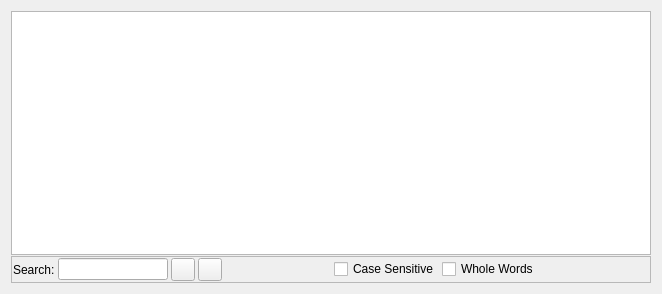
<?xml version="1.0" encoding="UTF-8"?>
<ui version="4.0">
 <class>LogView</class>
 <widget class="QDialog" name="LogView">
  <property name="geometry">
   <rect>
    <x>0</x>
    <y>0</y>
    <width>662</width>
    <height>294</height>
   </rect>
  </property>
  <property name="windowTitle">
   <string>SqlEditor</string>
  </property>
  <layout class="QVBoxLayout" name="verticalLayout">
   <item>
    <layout class="QGridLayout" name="gridLayout">
     <item row="0" column="0">
      <widget class="QSplitter" name="splitter">
       <property name="orientation">
        <enum>Qt::Horizontal</enum>
       </property>
       <property name="childrenCollapsible">
        <bool>false</bool>
       </property>
       <widget class="QWidget" name="layoutWidget">
        <layout class="QVBoxLayout">
         <property name="spacing">
          <number>1</number>
         </property>
         <item>
          <widget class="CodeEditor" name="sqlTextEdit"/>
         </item>
         <item>
          <widget class="QFrame" name="searchFrame">
           <property name="frameShape">
            <enum>QFrame::StyledPanel</enum>
           </property>
           <property name="frameShadow">
            <enum>QFrame::Raised</enum>
           </property>
           <layout class="QGridLayout">
            <property name="margin">
             <number>1</number>
            </property>
            <property name="spacing">
             <number>3</number>
            </property>
            <item row="0" column="3">
             <widget class="QToolButton" name="nextToolButton">
              <property name="toolTip">
               <string>Search Next</string>
              </property>
              <property name="shortcut">
               <string>F3</string>
              </property>
             </widget>
            </item>
            <item row="0" column="6">
             <widget class="QCheckBox" name="wholeWordsCheckBox">
              <property name="text">
               <string>Whole Words</string>
              </property>
             </widget>
            </item>
            <item row="0" column="1">
             <widget class="QLineEdit" name="searchEdit"/>
            </item>
            <item row="0" column="5">
             <widget class="QCheckBox" name="caseCheckBox">
              <property name="text">
               <string>Case Sensitive</string>
              </property>
             </widget>
            </item>
            <item row="0" column="0">
             <widget class="QLabel" name="label">
              <property name="text">
               <string>Search:</string>
              </property>
             </widget>
            </item>
            <item row="0" column="2">
             <widget class="QToolButton" name="previousToolButton">
              <property name="toolTip">
               <string>Search previous</string>
              </property>
              <property name="shortcut">
               <string>Shift+F3</string>
              </property>
             </widget>
            </item>
            <item row="0" column="7">
             <spacer>
              <property name="orientation">
               <enum>Qt::Horizontal</enum>
              </property>
              <property name="sizeHint" stdset="0">
               <size>
                <width>40</width>
                <height>20</height>
               </size>
              </property>
             </spacer>
            </item>
            <item row="0" column="4">
             <spacer>
              <property name="orientation">
               <enum>Qt::Horizontal</enum>
              </property>
              <property name="sizeHint" stdset="0">
               <size>
                <width>40</width>
                <height>20</height>
               </size>
              </property>
             </spacer>
            </item>
           </layout>
          </widget>
         </item>
        </layout>
       </widget>
      </widget>
     </item>
    </layout>
   </item>
  </layout>
 </widget>
 <customwidgets>
  <customwidget>
   <class>CodeEditor</class>
   <extends>QPlainTextEdit</extends>
   <header location="global">codeeditor.h</header>
  </customwidget>
 </customwidgets>
 <resources/>
 <connections/>
</ui>
